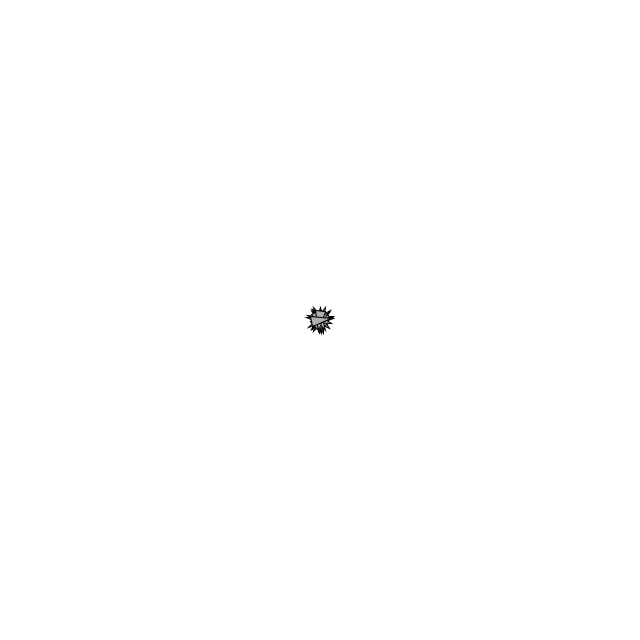
Frame 1 (no input)
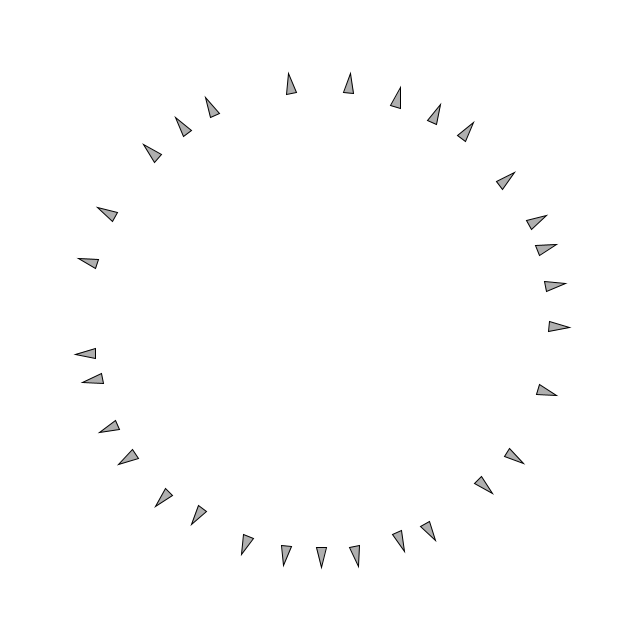
Frame 60 (the mouse pressed at the canvas centre just before this capture)
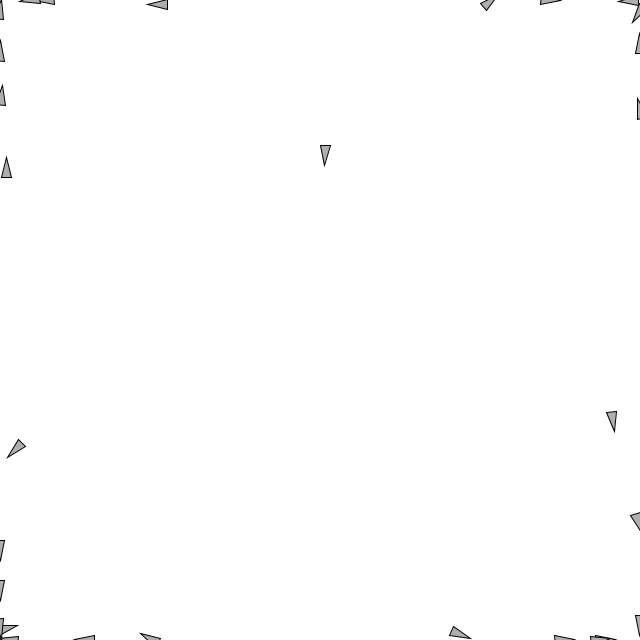
Frame 120 (the mouse held since frame 60 and released just before this capture)

The Processing sketch that drew these frames (run headless with seeded random() and noise(); from frame 60 on, the mouse is pressed at the canvas centre):

// Processing sketch: NoC_6_Ex1_Flee
// ── NoC_6_Ex1_Flee.pde
Boid[] boids;
int n;

void setup() {

  size(640, 640);
  n = 30;
  boids = new Boid[n];
  for (int i = 0; i < n; i++) {
    boids[i] = new Boid(width/2, height/2);
  }
}


void draw() {
  background(255);
  for (int i = 0; i < boids.length; i++) {
    for (int j = 0; j < boids.length; j++) {
      boids[i].flee(boids[j].pos);
    }
    boids[i].update();
    boids[i].checkEdges();
    boids[i].display();
  }
}

// ── Boid.pde
class Boid {

  float r, maxspeed, maxforce;
  PVector pos, vel, acc, desired, steer;

  Boid (float x, float y) {

    r = 5.0;
    acc = new PVector(0, 0);
    vel = PVector.random2D();
    pos = new PVector(x, y);
    maxspeed = 4;
    maxforce = 0.1;
  }

  void update() {

    vel.add(acc);
    vel.limit(maxspeed);
    pos.add(vel);
    acc.mult(0);
  }

  void applyForce(PVector force_) {

    acc.add(force_);
  }

  void flee(PVector target) {
    desired = PVector.sub(target, pos);
    desired.normalize();
    desired.mult(maxspeed);
    steer = PVector.sub(desired, vel);
    steer.mult(-1);
    steer.limit(maxforce);
    applyForce(steer);
  }

  void display() {
    float theta = vel.heading() + PI/2;
    fill(175);
    stroke(0);
    pushMatrix();
    translate(pos.x, pos.y);
    rotate(theta);
    beginShape();
    vertex(0, -r * 2);
    vertex(-r, r * 2);
    vertex(r, r * 2);
    endShape(CLOSE);
    popMatrix();
  }

  void checkEdges() {
    if (pos.x < 0) {
      pos.x = width;
    }

    if (pos.x > width) {
      pos.x = 0;
    } 


    if (pos.y < 0) {
      pos.y = height;
    }

    if (pos.y > height) {
      pos.y = 0;
    }
  }
}
